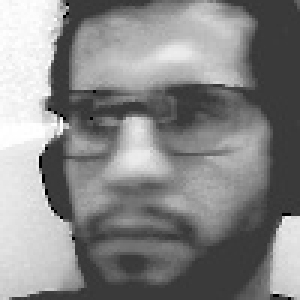
#> input picture py/people/rodrigo/1.jpg, 100 x 100 px, found by its file name (shown 3 times larger)
$ jupyter execute --allow-errors 03_Building_the_Recognition_Model.ipynb   (shell and % lines are left out)   (Python 2 division)   (text cells are left out)
#> lines starting #> are read from the running program, lines starting #| are printed output that depends on the picture
[cell 1]
from IPython.display import YouTubeVideo
import cv2
import numpy as np
import os
import math
from matplotlib import pyplot as plt
from IPython.display import clear_output

# Open a new thread to manage the external cv2 interaction
cv2.startWindowThread()

def plt_show(image, title=""):
    if len(image.shape) == 3:
        image = cv2.cvtColor(image, cv2.COLOR_BGR2RGB)
    plt.axis("off")
    plt.title(title)
    plt.imshow(image, cmap="Greys_r")
    plt.show()

class FaceDetector(object):
    def __init__(self, xml_path):
        self.classifier = cv2.CascadeClassifier(xml_path)

    def detect(self, image, biggest_only=True):
        scale_factor = 1.2
        min_neighbors = 5
        min_size = (30, 30)
        biggest_only = True
        flags = cv2.CASCADE_FIND_BIGGEST_OBJECT | \
                    cv2.CASCADE_DO_ROUGH_SEARCH if biggest_only else \
                    cv2.CASCADE_SCALE_IMAGE
        faces_coord = self.classifier.detectMultiScale(image,
                                                       scaleFactor=scale_factor,
                                                       minNeighbors=min_neighbors,
                                                       minSize=min_size,
                                                       flags=flags)
        return faces_coord

class VideoCamera(object):
    def __init__(self, index=0):
        self.video = cv2.VideoCapture(index)
        self.index = index
        print self.video.isOpened()

    def __del__(self):
        self.video.release()

    def get_frame(self, in_grayscale=False):
#> called with in_grayscale = False
        _, frame = self.video.read()
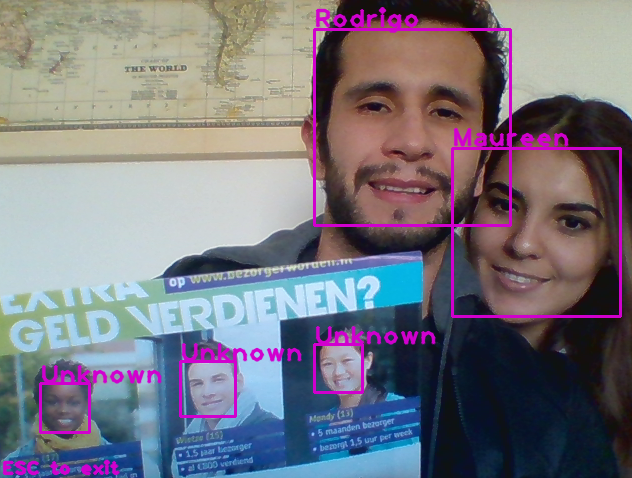
#> input picture notebooks_tutorial/images/face_recon_example.png, 632 x 478 px, given in place of the camera
#> frame is the input picture: shape (478, 632, 3); mean B, G, R 128.2, 118, 120.3
        if in_grayscale:
            frame = cv2.cvtColor(frame, cv2.COLOR_BGR2GRAY)
        return frame

def cut_faces(image, faces_coord):
    faces = []

    for (x, y, w, h) in faces_coord:
        w_rm = int(0.3 * w / 2)
        faces.append(image[y: y + h, x + w_rm: x + w - w_rm])

    return faces

def normalize_intensity(images):
    images_norm = []
    for image in images:
        is_color = len(image.shape) == 3
        if is_color:
            image = cv2.cvtColor(image, cv2.COLOR_BGR2GRAY)
        images_norm.append(cv2.equalizeHist(image))
#> this loop made 5 passes
#> pass 1, in normalize_intensity, `image = cv2.cvtColor(image, cv2.COLOR_BGR2GRAY)`:
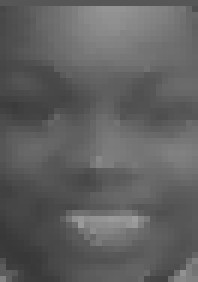
#> image: shape (47, 33) (shown 6 times larger); min 56, max 158, mean 95.9
#> pass 2, in normalize_intensity, `image = cv2.cvtColor(image, cv2.COLOR_BGR2GRAY)`:
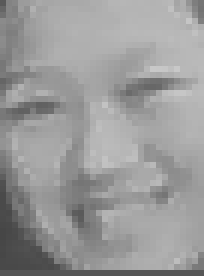
#> image: shape (46, 34) (shown 6 times larger); min 70, max 200, mean 153.9
#> pass 3, in normalize_intensity, `image = cv2.cvtColor(image, cv2.COLOR_BGR2GRAY)`:
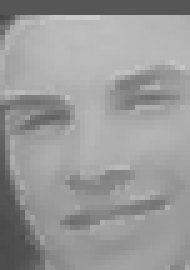
#> image: shape (54, 38) (shown 5 times larger); min 74, max 203, mean 153.1
    return images_norm

def resize(images, size=(50, 50)):
#> called with size = (50, 50)
    images_norm = []
    for image in images:
        if image.shape < size:
            image_norm = cv2.resize(image, size,
                                    interpolation=cv2.INTER_AREA)
        else:
            image_norm = cv2.resize(image, size,
                                    interpolation=cv2.INTER_CUBIC)
        images_norm.append(image_norm)
#> this loop made 5 passes
#> pass 1, in resize, `image_norm = cv2.resize(image, size, interpolation=cv2.INTER_AREA)`:
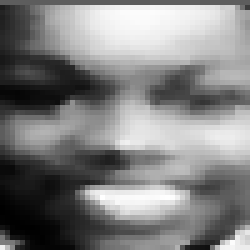
#> image_norm: shape (50, 50) (shown 5 times larger); min 0, max 255, mean 128.8
#> pass 2, in resize, `image_norm = cv2.resize(image, size, interpolation=cv2.INTER_AREA)`:
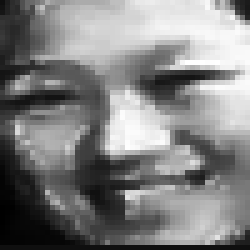
#> image_norm: shape (50, 50) (shown 5 times larger); min 0, max 255, mean 129.3
#> pass 3, in resize, `image_norm = cv2.resize(image, size, interpolation=cv2.INTER_CUBIC)`:
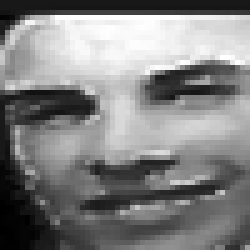
#> image_norm: shape (50, 50) (shown 5 times larger); min 0, max 255, mean 129.7

    return images_norm

def normalize_faces(frame, faces_coord):
    faces = cut_faces(frame, faces_coord)
    faces = normalize_intensity(faces)
    faces = resize(faces)
    return faces

def draw_rectangle(image, coords):
    for (x, y, w, h) in coords:
        w_rm = int(0.2 * w / 2)
        cv2.rectangle(image, (x + w_rm, y), (x + w - w_rm, y + h),
                              (150, 150, 0), 8)

[cell 2]
def collect_dataset():
    images = []
    labels = []
    labels_dic = {}
    people = [person for person in os.listdir("people/")]
    for i, person in enumerate(people):
        labels_dic[i] = person
        for image in os.listdir("people/" + person):
            images.append(cv2.imread("people/" + person + '/' + image,
                                     0))
            labels.append(i)
    return (images, np.array(labels), labels_dic)

[cell 3]
images, labels, labels_dic = collect_dataset()

#> (the rest of this cell did not finish here and is left out)

[cell 4]
webcam = VideoCamera()
frame = webcam.get_frame()
detector = FaceDetector("xml/frontal_face.xml")
frame = webcam.get_frame()
faces_coord = detector.detect(frame)
faces = normalize_faces(frame, faces_coord)
face = faces[0]
plt_show(face)
